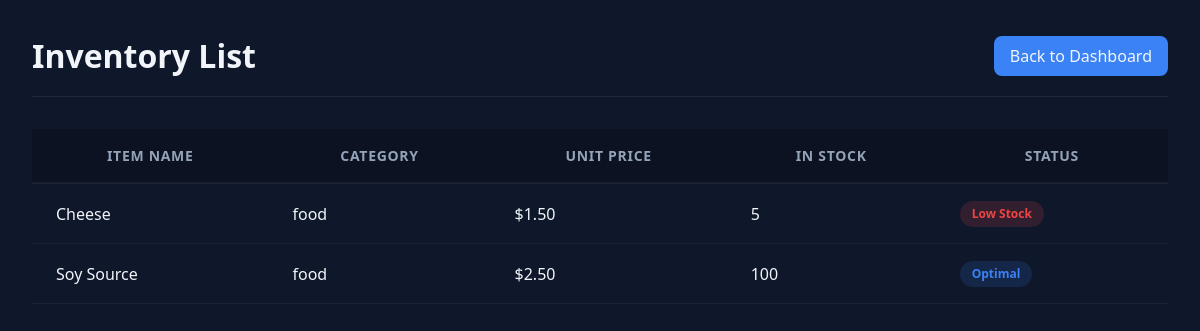
The app's page /products/ (signed in), older data.
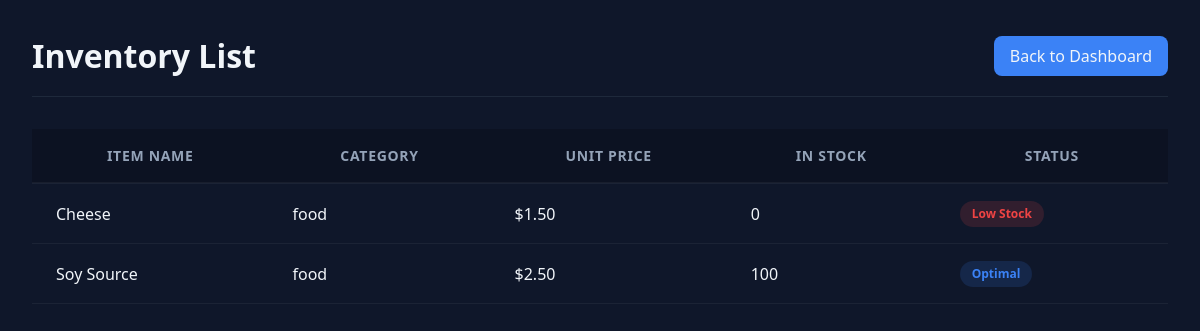
The same page, newer data.
### inventory/models.py (models this page shows, shortened)
class Product(models.Model):
    name               = models.CharField(max_length=200)
    category           = models.CharField(max_length=200)
    price              = models.DecimalField(max_digits=10, decimal_places=2)  # FIX B3
    quantity           = models.IntegerField(default=0)
    low_stock_threshold = models.IntegerField(default=5)
    class Meta:
        ordering = ['name']

### inventory/views.py (the view)
# urls.py: path('products/', views.product_list, name='product_list'),
@login_required                                    # FIX B5
def product_list(request):
    products = Product.objects.all()
    return render(request, 'inventory/product_list.html', {'products': products})

### inventory/templates/inventory/product_list.html (shortened to what this page needs)
{% load static %}
<!DOCTYPE html>
<html lang="en">
<head>
    <link rel="stylesheet" href="{% static 'css/product_list.css' %}">
</head>
<body>
    <div class="container">
        <header class="page-header">
            <h1 class="page-title">Inventory List</h1>
            <a href="/" class="action-button">Back to Dashboard</a>
        </header>
        <main class="data-table-container">
            <table class="data-table">
                <thead>
                    <tr>
                        <th>Item Name</th>
                        <th>Category</th>
                        <th>Unit Price</th>
                        <th>In Stock</th>
                        <th>Status</th>
                    </tr>
                </thead>
                <tbody>
                    {% for product in products %}
                    <tr>
                        <td>{{ product.name }}</td>
                        <td>{{ product.category }}</td>
                        <td>${{ product.price }}</td>
                        <td>{{ product.quantity }}</td>
                        <td>
                            {% if product.quantity <= product.low_stock_threshold %}
                                <span class="status-badge status-danger">Low Stock</span>
                            {% else %}
                                <span class="status-badge status-safe">Optimal</span>
                            {% endif %}
                        </td>
                    </tr>
                    {% empty %}
                    <tr>
                        <td colspan="5" class="empty-state">No products have been added to the inventory yet.</td>
                    </tr>
                    {% endfor %}
                </tbody>
            </table>
        </main>
    </div>
</body>
</html>

Row changes from the older to the newer data that the page shows:
changed Product "Cheese": quantity "5" → "0"
